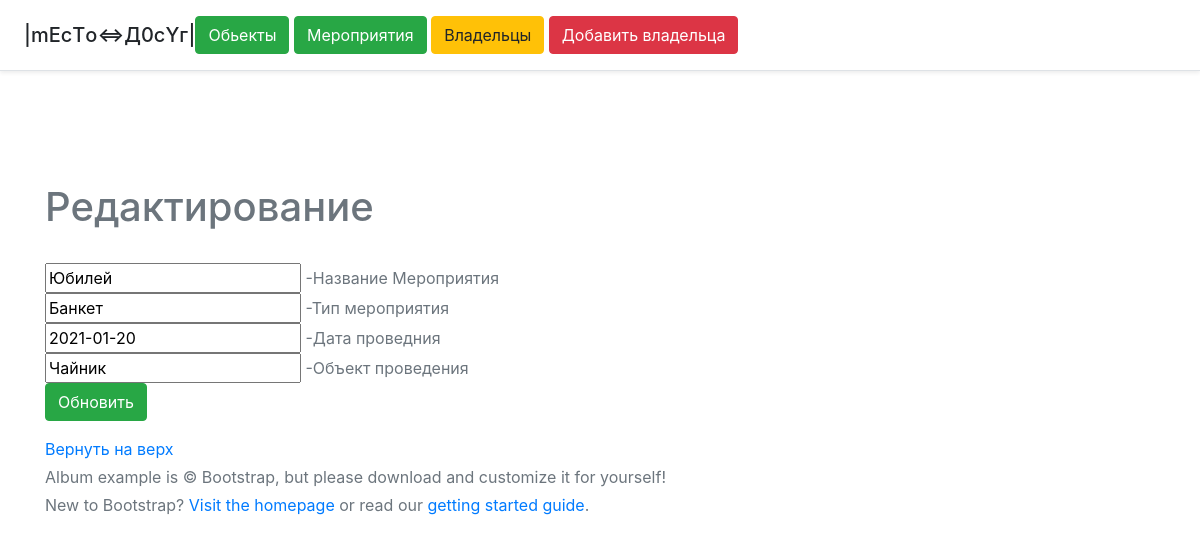
The page /events/1/update on the database its author committed.
### app.py (models this page shows, shortened)
class Event(db.Model):
    id = db.Column(db.Integer, primary_key=True)
    Name = db.Column(db.String(45), nullable=True)
    Name_house = db.Column(db.String(45), nullable=True)
    Type = db.Column(db.String(45), nullable=True)
    Data = db.Column(db.Integer, nullable=True)

### app.py (the view)
@app.route('/events/<int:id>/update', methods=['GET','POST'])
def event_update(id):
    event = Event.query.get(id)
    if request.method == "POST":
        event.Name = request.form['Name']
        event.Type = request.form['Type']
        event.Data = request.form['Data']
        try:
            db.session.commit()
            return redirect('/events')
        except:
            return "При редактировании произошла ошибка"
    else:
        event = Event.query.get(id)
        return render_template('event_update.html', event=event)

### templates/event_update.html (shortened to what this page needs)
{% extends 'base.html' %}
{% block body %}
<div class='container mt-5'>
    <h1>Редактирование</h1>
    <form  name="Form" id="Form" method="post"><br>
    <input type="text" name="Name" id="Name" value="{{ event.Name }}" placeholder="Название мероприятия"/> -Название Мероприятия</input><br>
    <input type="text" name="Type" id="Type" value="{{ event.Type }}" placeholder="Тип мероприятия"/> -Тип мероприятия</input><br>
    <input type="text" name="Data" id="Data" value="{{ event.Data }}" placeholder="Дата проведения"/> -Дата проведния</input><br>
    <input type="text" name="Name_house" id="Name_house" value="{{ event.Name_house }}"placeholder="Название обьекта"/> -Объект проведения</input><br>
    <p><input type="submit" value="Обновить" class="btn btn-success"/></p>
    </form>
</div>
{% endblock %}

### templates/base.html (style rules this page uses)
.bodys { background: url(https://upload.wikimedia.org/wikipedia/commons/thumb/9/94/A_Website_Background.png/800px-A_Website_Background.png); background-size: 100%; }

### rows shown on the page
Event: Name "Юбилей", Type "Банкет", Data "2021-01-20", Name_house "Чайник"
